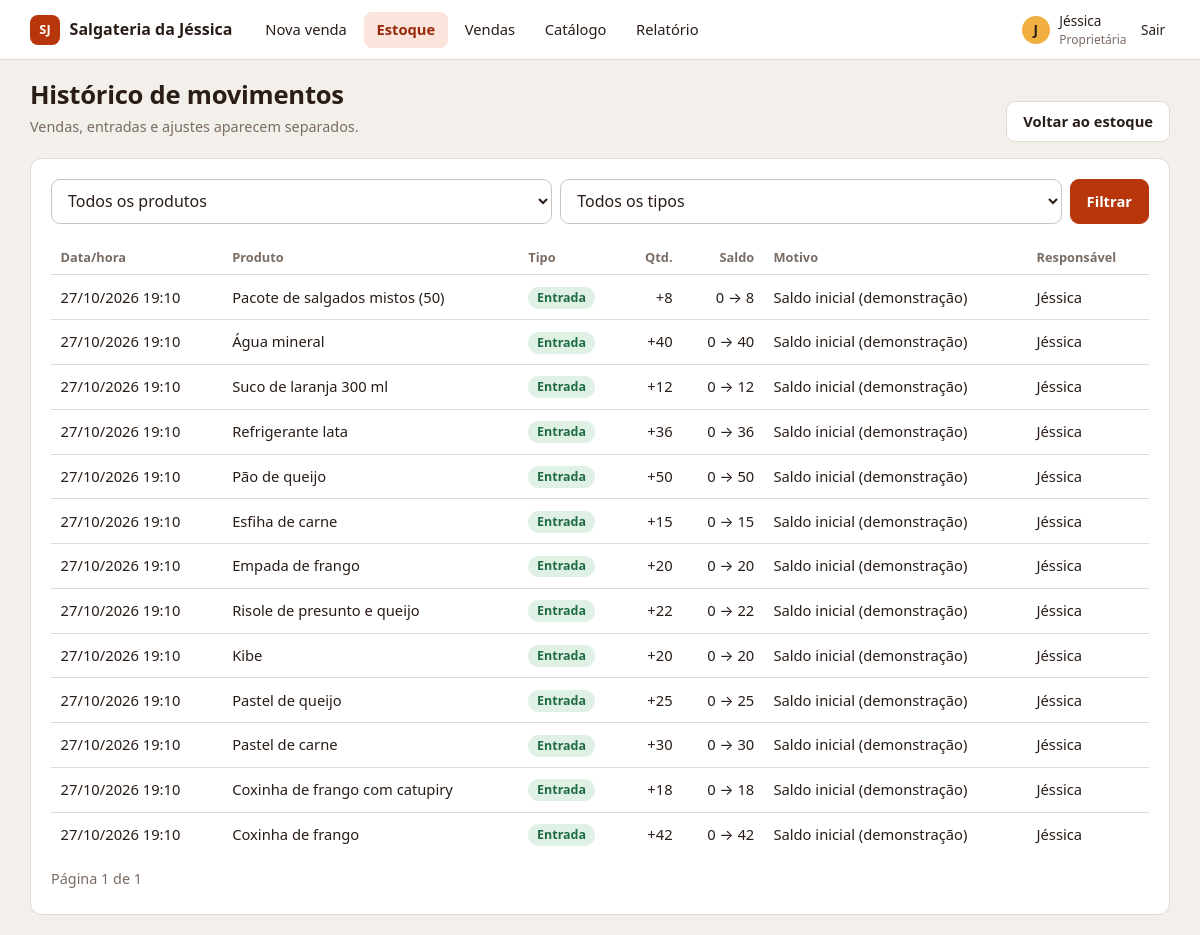
Page /estoque/movimentos/ (signed in) on the committed database.
### contas/models.py (models this page shows, shortened)
class Usuario(AbstractUser):
    class Perfil(models.TextChoices):
        PROPRIETARIA = "PROPRIETARIA", "Proprietária"
        ATENDENTE = "ATENDENTE", "Atendente"
    perfil = models.CharField(max_length=12, choices=Perfil.choices, default=Perfil.ATENDENTE)
    @property
    def eh_proprietaria(self):
        return self.perfil == self.Perfil.PROPRIETARIA
    @property
    def nome_exibicao(self):
        return self.first_name or self.username
    @property
    def iniciais(self):
        return self.nome_exibicao[:1].upper()

### estoque/models.py (models this page shows, shortened)
class MovimentoEstoque(models.Model):
    class Tipo(models.TextChoices):
        ENTRADA = "ENTRADA", "Entrada"
        SAIDA = "SAIDA", "Saída (venda)"
        AJUSTE = "AJUSTE", "Ajuste"
    produto = models.ForeignKey("catalogo.Produto", on_delete=models.PROTECT, related_name="movimentos")
    tipo = models.CharField(max_length=7, choices=Tipo.choices)
    quantidade = models.IntegerField()
    saldo_anterior = models.PositiveIntegerField()
    saldo_posterior = models.PositiveIntegerField()
    data_hora = models.DateTimeField(default=timezone.now)
    motivo = models.CharField(max_length=200)
    usuario = models.ForeignKey("contas.Usuario", on_delete=models.PROTECT, related_name="movimentos")
    venda = models.ForeignKey("vendas.Venda", null=True, blank=True, on_delete=models.PROTECT, related_name="movimentos")
    class Meta:
        ordering = ["-data_hora", "-pk"]
        constraints = [
            models.UniqueConstraint(
                fields=["venda", "produto"], condition=models.Q(tipo="SAIDA"), name="uma_baixa_por_item_de_venda"
            ),
        ]

### catalogo/models.py (models this page shows, shortened)
class Produto(models.Model):
    class Unidade(models.TextChoices):
        UNIDADE = "unidade", "unidade"
        PACOTE = "pacote", "pacote"
        PORCAO = "porção", "porção"
        COPO = "copo", "copo"
    nome = models.CharField(max_length=100)
    categoria = models.CharField(max_length=40)
    unidade = models.CharField("unidade vendável", max_length=10, choices=Unidade.choices, default=Unidade.UNIDADE)
    preco_centavos = models.PositiveIntegerField("preço (centavos)")
    saldo = models.PositiveIntegerField(default=0)  # nunca negativo (RNF09)
    ativo = models.BooleanField(default=True)
    class Meta:
        ordering = ["nome"]
        constraints = [
            models.CheckConstraint(condition=models.Q(preco_centavos__gt=0), name="produto_preco_maior_que_zero"),
        ]

### estoque/views.py (the view)
# urls.py: path("movimentos/", views.movimentos, name="movimentos"),
@proprietaria_required
def movimentos(request):
    qs = MovimentoEstoque.objects.select_related("produto", "usuario")
    produto_id = request.GET.get("produto", "")
    tipo = request.GET.get("tipo", "")
    if produto_id.isdigit():
        qs = qs.filter(produto_id=produto_id)
    if tipo in MovimentoEstoque.Tipo.values:
        qs = qs.filter(tipo=tipo)
    pagina = Paginator(qs, 25).get_page(request.GET.get("pagina"))
    return render(request, "estoque/movimentos.html", {
        "pagina": pagina, "produtos": Produto.objects.order_by("nome"), "tipos": MovimentoEstoque.Tipo.choices,
        "produto_id": produto_id, "tipo": tipo,
    })

### nucleo/contexto.py (called while the page is built)
def navegacao(request):
    m = request.resolver_match
    if not m:
        return {}
    return {
        "secao": _SECOES.get(m.view_name, m.namespace),
        "etapas_venda": [(1, "Produtos"), (2, "Pagamento"), (3, "Registro"), (4, "Comprovante")],
    }

### estoque/templates/estoque/movimentos.html (shortened to what this page needs)
{% extends "base.html" %}
{% block content %}
<div class="cabeca"><div><h1>Histórico de movimentos</h1><p class="suave">Vendas, entradas e ajustes aparecem separados.</p></div>
  <a class="btn sec" href="{% url 'estoque:consulta' %}">Voltar ao estoque</a></div>
<div class="cartao">
  <form method="get" class="linha-busca" style="margin-bottom:1rem">
    <select name="produto" aria-label="Produto"><option value="">Todos os produtos</option>
      {% for p in produtos %}<option value="{{ p.pk }}" {% if produto_id == p.pk|stringformat:"s" %}selected{% endif %}>{{ p.nome }}</option>{% endfor %}</select>
    <select name="tipo" aria-label="Tipo"><option value="">Todos os tipos</option>
      {% for v, r in tipos %}<option value="{{ v }}" {% if tipo == v %}selected{% endif %}>{{ r }}</option>{% endfor %}</select>
    <button class="btn" type="submit">Filtrar</button>
  </form>
  {% if pagina %}
  <div class="tabela-rolagem"><table>
    <thead><tr><th>Data/hora</th><th>Produto</th><th>Tipo</th><th class="num">Qtd.</th><th class="num">Saldo</th><th>Motivo</th><th>Responsável</th></tr></thead>
    <tbody>{% for m in pagina %}
      <tr>
        <td>{{ m.data_hora|date:"d/m/Y H:i" }}</td><td>{{ m.produto.nome }}</td>
        <td><span class="tag {% if m.tipo == 'ENTRADA' %}ok{% elif m.tipo == 'AJUSTE' %}aviso{% endif %}">{{ m.get_tipo_display }}</span></td>
        <td class="num">{% if m.quantidade > 0 %}+{% endif %}{{ m.quantidade }}</td>
        <td class="num">{{ m.saldo_anterior }} → {{ m.saldo_posterior }}</td>
        <td>{{ m.motivo }}</td><td>{{ m.usuario.nome_exibicao }}</td>
      </tr>{% endfor %}
    </tbody></table></div>
  <p class="suave" style="margin-top:.8rem">
    Página {{ pagina.number }} de {{ pagina.paginator.num_pages }}
    {% if pagina.has_next %}<a href="?pagina={{ pagina.next_page_number }}&produto={{ produto_id }}&tipo={{ tipo }}">Próxima ›</a>{% endif %}</p>
  {% else %}
  <div class="vazio"><strong>Nenhum movimento encontrado</strong>Registre uma reposição ou conclua uma venda.</div>
  {% endif %}
</div>
{% endblock %}

### nucleo/templates/base.html (shortened to what this page needs)
{% load static %}<!doctype html>
<html lang="pt-br">
<head>
  <link rel="stylesheet" href="{% static 'nucleo/app.css' %}">
</head>
<body>
{% block topo %}
<header class="topo">
  <div class="topo-in">
    <a class="marca" href="{% url 'vendas:nova' %}"><span class="logo">SJ</span> Salgateria da Jéssica</a>
    <nav class="menu" aria-label="Principal">
      <a href="{% url 'vendas:nova' %}" {% if secao == 'venda' %}class="ativo" aria-current="page"{% endif %}>Nova venda</a>
      <a href="{% url 'estoque:consulta' %}" {% if secao == 'estoque' %}class="ativo" aria-current="page"{% endif %}>Estoque</a>
      <a href="{% url 'vendas:lista' %}" {% if secao == 'vendas' %}class="ativo" aria-current="page"{% endif %}>Vendas</a>
      {% if user.eh_proprietaria %}
      <a href="{% url 'catalogo:lista' %}" {% if secao == 'catalogo' %}class="ativo" aria-current="page"{% endif %}>Catálogo</a>
      <a href="{% url 'vendas:relatorio' %}" {% if secao == 'relatorio' %}class="ativo" aria-current="page"{% endif %}>Relatório</a>
      {% endif %}
    </nav>
    <div class="usuario">
      <span class="avatar">{{ user.iniciais }}</span>
      <span>{{ user.nome_exibicao }}<small>{{ user.get_perfil_display }}</small></span>
      <form method="post" action="{% url 'contas:sair' %}">{% csrf_token %}<button class="link-botao" type="submit">Sair</button></form>
    </div>
  </div>
</header>
{% endblock %}
<main>
  {% block content %}{% endblock %}
</main>
</body>
</html>

### nucleo/static/nucleo/app.css (style rules this page uses)
:root { --brasa:#b8360c; --brasa-esc:#97290a; --brasa-clara:#fbe4dc; --massa:#f0af40; --fundo:#f3efeb; --papel:#fff; --tinta:#2a1d17; --suave:#7a6c63; --linha:#e2dad3; --verde:#1f6b45; --verde-clara:#dff0e4; --erro:#b3261e; --erro-clara:#fbe3de; --raio:12px; }
* { box-sizing:border-box }
html { font-size:16px }
body { margin:0;background:var(--fundo);color:var(--tinta);font-family:"Segoe UI",Inter,system-ui,-apple-system,Roboto,sans-serif;line-height:1.45 }
a { color:var(--brasa) }
h1,h2,h3 { line-height:1.2;margin:0 0 .35rem;letter-spacing:-.01em }
h1 { font-size:1.6rem }
p { margin:.25rem 0 }
.suave { color:var(--suave);font-size:.9rem }
.topo { background:var(--papel);border-bottom:1px solid var(--linha) }
.topo-in { max-width:1180px;margin:0 auto;padding:.7rem 1.25rem;display:flex;align-items:center;gap:1.25rem;flex-wrap:wrap }
.marca { display:flex;align-items:center;gap:.6rem;font-weight:700;text-decoration:none;color:var(--tinta) }
.logo { background:var(--brasa);color:#fff;border-radius:8px;width:30px;height:30px;display:grid;place-items:center;font-size:.8rem;font-weight:700 }
.menu { display:flex;gap:.25rem;flex:1;flex-wrap:wrap }
.menu a { padding:.45rem .8rem;border-radius:8px;text-decoration:none;color:var(--tinta);font-size:.92rem }
.menu a.ativo { background:var(--brasa-clara);color:var(--brasa-esc);font-weight:600 }
.usuario { display:flex;align-items:center;gap:.6rem;font-size:.85rem }
.avatar { background:var(--massa);width:28px;height:28px;border-radius:50%;display:grid;place-items:center;font-weight:700 }
.usuario small { display:block;color:var(--suave);font-size:.75rem }
.link-botao { background:none;border:0;color:var(--tinta);cursor:pointer;font:inherit;font-size:.85rem;padding:.3rem }
main { max-width:1180px;margin:0 auto;padding:1.25rem }
.cabeca { display:flex;justify-content:space-between;align-items:flex-end;gap:1rem;flex-wrap:wrap;margin-bottom:1rem }
.cartao { background:var(--papel);border:1px solid var(--linha);border-radius:var(--raio);padding:1.25rem }
.btn { display:inline-flex;align-items:center;justify-content:center;gap:.4rem;border:1px solid var(--brasa);background:var(--brasa);color:#fff; border-radius:9px;padding:.55rem 1rem;font:inherit;font-weight:600;font-size:.92rem;cursor:pointer;text-decoration:none }
.btn.sec { background:var(--papel);color:var(--tinta);border-color:var(--linha) }
input[type=text],input[type=password],input[type=number],input[type=date],select,textarea { width:100%;padding:.6rem .75rem;border:1px solid #cfc5bd;border-radius:9px;font:inherit;background:#fff;color:var(--tinta) }
.linha-busca { display:flex;gap:.5rem }
.linha-busca .btn { flex:none }
.tabela-rolagem { overflow-x:auto }
table { width:100%;border-collapse:collapse;font-size:.92rem }
th { text-align:left;font-size:.8rem;color:var(--suave);font-weight:600;padding:.5rem .6rem;border-bottom:1px solid var(--linha) }
td { padding:.65rem .6rem;border-bottom:1px solid var(--linha);vertical-align:middle }
tr:last-child td { border-bottom:0 }
.num { text-align:right;font-variant-numeric:tabular-nums }
.tag { display:inline-block;padding:.12rem .55rem;border-radius:99px;font-size:.78rem;font-weight:600;background:var(--fundo);color:var(--suave) }
.tag.ok { background:var(--verde-clara);color:var(--verde) }
@media (prefers-reduced-motion:no-preference) { .btn { transition:background .15s } }

### rows in the picture
Usuario: iniciais "J", nome_exibicao "Jéssica", perfil "Proprietária"
MovimentoEstoque: data_hora "27/10/2026 19:10", produto.nome "Pacote de salgados mistos (50)", tipo "Entrada", quantidade "8", saldo_anterior "0", saldo_posterior "8", motivo "Saldo inicial (demonstração)", usuario.nome_exibicao "Jéssica"
MovimentoEstoque: data_hora "27/10/2026 19:10", produto.nome "Água mineral", tipo "Entrada", quantidade "40", saldo_anterior "0", saldo_posterior "40", motivo "Saldo inicial (demonstração)", usuario.nome_exibicao "Jéssica"
MovimentoEstoque: data_hora "27/10/2026 19:10", produto.nome "Suco de laranja 300 ml", tipo "Entrada", quantidade "12", saldo_anterior "0", saldo_posterior "12", motivo "Saldo inicial (demonstração)", usuario.nome_exibicao "Jéssica"
MovimentoEstoque: data_hora "27/10/2026 19:10", produto.nome "Refrigerante lata", tipo "Entrada", quantidade "36", saldo_anterior "0", saldo_posterior "36", motivo "Saldo inicial (demonstração)", usuario.nome_exibicao "Jéssica"
MovimentoEstoque: data_hora "27/10/2026 19:10", produto.nome "Pão de queijo", tipo "Entrada", quantidade "50", saldo_anterior "0", saldo_posterior "50", motivo "Saldo inicial (demonstração)", usuario.nome_exibicao "Jéssica"
MovimentoEstoque: data_hora "27/10/2026 19:10", produto.nome "Esfiha de carne", tipo "Entrada", quantidade "15", saldo_anterior "0", saldo_posterior "15", motivo "Saldo inicial (demonstração)", usuario.nome_exibicao "Jéssica"
MovimentoEstoque: data_hora "27/10/2026 19:10", produto.nome "Empada de frango", tipo "Entrada", quantidade "20", saldo_anterior "0", saldo_posterior "20", motivo "Saldo inicial (demonstração)", usuario.nome_exibicao "Jéssica"
MovimentoEstoque: data_hora "27/10/2026 19:10", produto.nome "Risole de presunto e queijo", tipo "Entrada", quantidade "22", saldo_anterior "0", saldo_posterior "22", motivo "Saldo inicial (demonstração)", usuario.nome_exibicao "Jéssica"
MovimentoEstoque: data_hora "27/10/2026 19:10", produto.nome "Kibe", tipo "Entrada", quantidade "20", saldo_anterior "0", saldo_posterior "20", motivo "Saldo inicial (demonstração)", usuario.nome_exibicao "Jéssica"
MovimentoEstoque: data_hora "27/10/2026 19:10", produto.nome "Pastel de queijo", tipo "Entrada", quantidade "25", saldo_anterior "0", saldo_posterior "25", motivo "Saldo inicial (demonstração)", usuario.nome_exibicao "Jéssica"
MovimentoEstoque: data_hora "27/10/2026 19:10", produto.nome "Pastel de carne", tipo "Entrada", quantidade "30", saldo_anterior "0", saldo_posterior "30", motivo "Saldo inicial (demonstração)", usuario.nome_exibicao "Jéssica"
MovimentoEstoque: data_hora "27/10/2026 19:10", produto.nome "Coxinha de frango com catupiry", tipo "Entrada", quantidade "18", saldo_anterior "0", saldo_posterior "18", motivo "Saldo inicial (demonstração)", usuario.nome_exibicao "Jéssica"
MovimentoEstoque: data_hora "27/10/2026 19:10", produto.nome "Coxinha de frango", tipo "Entrada", quantidade "42", saldo_anterior "0", saldo_posterior "42", motivo "Saldo inicial (demonstração)", usuario.nome_exibicao "Jéssica"

### other values in the picture
{{ pagina.number }} "1"
{{ pagina.paginator.num_pages }} "1"
